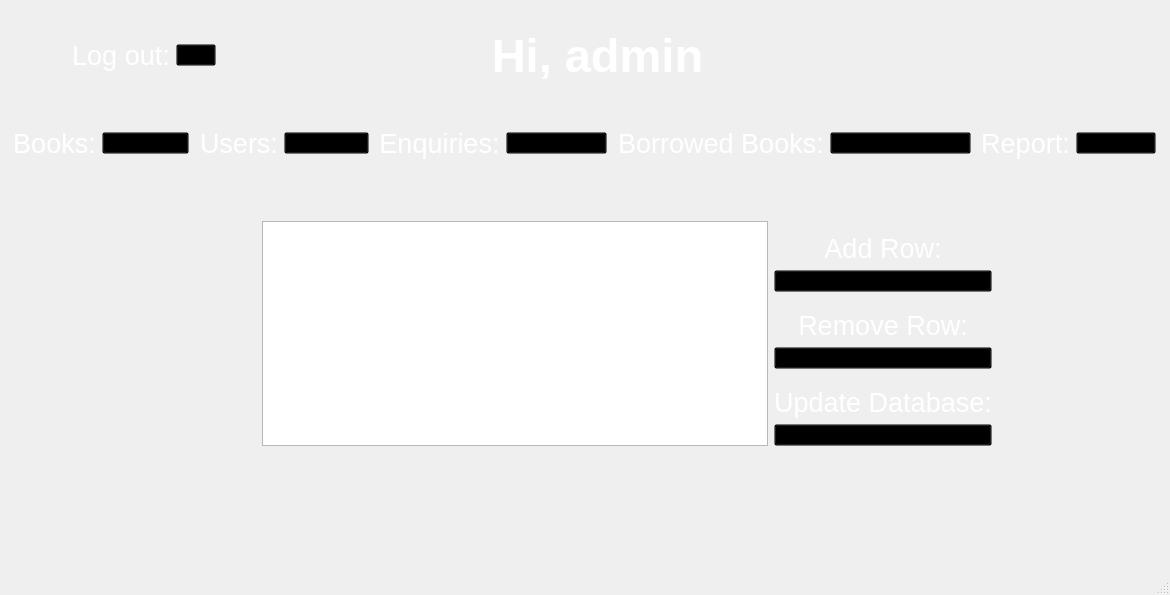
<?xml version="1.0" encoding="UTF-8"?>
<ui version="4.0">
 <class>adminpage</class>
 <widget class="QMainWindow" name="adminpage">
  <property name="geometry">
   <rect>
    <x>0</x>
    <y>0</y>
    <width>1170</width>
    <height>595</height>
   </rect>
  </property>
  <property name="windowTitle">
   <string>MainWindow</string>
  </property>
  <widget class="QWidget" name="centralwidget">
   <layout class="QHBoxLayout" name="horizontalLayout_4">
    <item>
     <layout class="QVBoxLayout" name="verticalLayout_4" stretch="1,1,1,1,4,1,1">
      <item>
       <layout class="QVBoxLayout" name="verticalLayout_2">
        <item>
         <spacer name="verticalSpacer_7">
          <property name="orientation">
           <enum>Qt::Vertical</enum>
          </property>
          <property name="sizeType">
           <enum>QSizePolicy::Fixed</enum>
          </property>
          <property name="sizeHint" stdset="0">
           <size>
            <width>20</width>
            <height>20</height>
           </size>
          </property>
         </spacer>
        </item>
        <item>
         <layout class="QHBoxLayout" name="horizontalLayout_2" stretch="1,0,0,4,4,7">
          <item>
           <spacer name="horizontalSpacer_12">
            <property name="orientation">
             <enum>Qt::Horizontal</enum>
            </property>
            <property name="sizeHint" stdset="0">
             <size>
              <width>13</width>
              <height>47</height>
             </size>
            </property>
           </spacer>
          </item>
          <item>
           <widget class="QLabel" name="add_5">
            <property name="font">
             <font>
              <family>Arial</family>
              <pointsize>20</pointsize>
             </font>
            </property>
            <property name="styleSheet">
             <string notr="true">color: rgb(255, 255, 255);</string>
            </property>
            <property name="text">
             <string>Log out:</string>
            </property>
            <property name="alignment">
             <set>Qt::AlignCenter</set>
            </property>
           </widget>
          </item>
          <item>
           <widget class="QPushButton" name="logoutBtn">
            <property name="styleSheet">
             <string notr="true">background:transparent;</string>
            </property>
            <property name="text">
             <string/>
            </property>
           </widget>
          </item>
          <item>
           <spacer name="horizontalSpacer_5">
            <property name="orientation">
             <enum>Qt::Horizontal</enum>
            </property>
            <property name="sizeHint" stdset="0">
             <size>
              <width>40</width>
              <height>20</height>
             </size>
            </property>
           </spacer>
          </item>
          <item>
           <widget class="QLabel" name="userpage_title">
            <property name="font">
             <font>
              <family>Arial</family>
              <pointsize>35</pointsize>
              <bold>true</bold>
             </font>
            </property>
            <property name="styleSheet">
             <string notr="true">color: rgb(255, 255, 255);</string>
            </property>
            <property name="text">
             <string>Hi, admin</string>
            </property>
            <property name="alignment">
             <set>Qt::AlignCenter</set>
            </property>
           </widget>
          </item>
          <item>
           <spacer name="horizontalSpacer_13">
            <property name="orientation">
             <enum>Qt::Horizontal</enum>
            </property>
            <property name="sizeHint" stdset="0">
             <size>
              <width>40</width>
              <height>20</height>
             </size>
            </property>
           </spacer>
          </item>
         </layout>
        </item>
       </layout>
      </item>
      <item>
       <spacer name="verticalSpacer_2">
        <property name="orientation">
         <enum>Qt::Vertical</enum>
        </property>
        <property name="sizeType">
         <enum>QSizePolicy::Fixed</enum>
        </property>
        <property name="sizeHint" stdset="0">
         <size>
          <width>20</width>
          <height>40</height>
         </size>
        </property>
       </spacer>
      </item>
      <item>
       <layout class="QHBoxLayout" name="horizontalLayout">
        <item>
         <spacer name="horizontalSpacer">
          <property name="orientation">
           <enum>Qt::Horizontal</enum>
          </property>
          <property name="sizeHint" stdset="0">
           <size>
            <width>40</width>
            <height>20</height>
           </size>
          </property>
         </spacer>
        </item>
        <item>
         <widget class="QLabel" name="add_7">
          <property name="font">
           <font>
            <family>Arial</family>
            <pointsize>20</pointsize>
           </font>
          </property>
          <property name="styleSheet">
           <string notr="true">color: rgb(255, 255, 255);</string>
          </property>
          <property name="text">
           <string>Books:</string>
          </property>
          <property name="alignment">
           <set>Qt::AlignCenter</set>
          </property>
         </widget>
        </item>
        <item>
         <widget class="QPushButton" name="booksBtn">
          <property name="styleSheet">
           <string notr="true">background:transparent;</string>
          </property>
          <property name="text">
           <string>book database</string>
          </property>
         </widget>
        </item>
        <item>
         <spacer name="horizontalSpacer_2">
          <property name="orientation">
           <enum>Qt::Horizontal</enum>
          </property>
          <property name="sizeHint" stdset="0">
           <size>
            <width>40</width>
            <height>20</height>
           </size>
          </property>
         </spacer>
        </item>
        <item>
         <widget class="QLabel" name="add_6">
          <property name="font">
           <font>
            <family>Arial</family>
            <pointsize>20</pointsize>
           </font>
          </property>
          <property name="styleSheet">
           <string notr="true">color: rgb(255, 255, 255);</string>
          </property>
          <property name="text">
           <string>Users:</string>
          </property>
          <property name="alignment">
           <set>Qt::AlignCenter</set>
          </property>
         </widget>
        </item>
        <item>
         <widget class="QPushButton" name="userBtn">
          <property name="styleSheet">
           <string notr="true">background:transparent;</string>
          </property>
          <property name="text">
           <string>user database</string>
          </property>
         </widget>
        </item>
        <item>
         <spacer name="horizontalSpacer_3">
          <property name="orientation">
           <enum>Qt::Horizontal</enum>
          </property>
          <property name="sizeHint" stdset="0">
           <size>
            <width>40</width>
            <height>20</height>
           </size>
          </property>
         </spacer>
        </item>
        <item>
         <widget class="QLabel" name="add_4">
          <property name="font">
           <font>
            <family>Arial</family>
            <pointsize>20</pointsize>
           </font>
          </property>
          <property name="styleSheet">
           <string notr="true">color: rgb(255, 255, 255);</string>
          </property>
          <property name="text">
           <string>Enquiries:</string>
          </property>
          <property name="alignment">
           <set>Qt::AlignCenter</set>
          </property>
         </widget>
        </item>
        <item>
         <widget class="QPushButton" name="enquiryBtn">
          <property name="styleSheet">
           <string notr="true">background:transparent;</string>
          </property>
          <property name="text">
           <string>enquiry database</string>
          </property>
         </widget>
        </item>
        <item>
         <spacer name="horizontalSpacer_4">
          <property name="orientation">
           <enum>Qt::Horizontal</enum>
          </property>
          <property name="sizeHint" stdset="0">
           <size>
            <width>40</width>
            <height>20</height>
           </size>
          </property>
         </spacer>
        </item>
        <item>
         <widget class="QLabel" name="add_3">
          <property name="font">
           <font>
            <family>Arial</family>
            <pointsize>20</pointsize>
           </font>
          </property>
          <property name="styleSheet">
           <string notr="true">color: rgb(255, 255, 255);</string>
          </property>
          <property name="text">
           <string>Borrowed Books:</string>
          </property>
          <property name="alignment">
           <set>Qt::AlignCenter</set>
          </property>
         </widget>
        </item>
        <item>
         <widget class="QPushButton" name="borrowedBtn">
          <property name="styleSheet">
           <string notr="true">background:transparent;</string>
          </property>
          <property name="text">
           <string>borrowed book database</string>
          </property>
         </widget>
        </item>
        <item>
         <spacer name="horizontalSpacer_6">
          <property name="orientation">
           <enum>Qt::Horizontal</enum>
          </property>
          <property name="sizeHint" stdset="0">
           <size>
            <width>40</width>
            <height>20</height>
           </size>
          </property>
         </spacer>
        </item>
        <item>
         <widget class="QLabel" name="add_2">
          <property name="font">
           <font>
            <family>Arial</family>
            <pointsize>20</pointsize>
           </font>
          </property>
          <property name="styleSheet">
           <string notr="true">color: rgb(255, 255, 255);</string>
          </property>
          <property name="text">
           <string>Report:</string>
          </property>
          <property name="alignment">
           <set>Qt::AlignCenter</set>
          </property>
         </widget>
        </item>
        <item>
         <widget class="QPushButton" name="reportBtn">
          <property name="styleSheet">
           <string notr="true">background:transparent;</string>
          </property>
          <property name="text">
           <string>report</string>
          </property>
         </widget>
        </item>
        <item>
         <spacer name="horizontalSpacer_7">
          <property name="orientation">
           <enum>Qt::Horizontal</enum>
          </property>
          <property name="sizeHint" stdset="0">
           <size>
            <width>40</width>
            <height>20</height>
           </size>
          </property>
         </spacer>
        </item>
       </layout>
      </item>
      <item>
       <spacer name="verticalSpacer">
        <property name="orientation">
         <enum>Qt::Vertical</enum>
        </property>
        <property name="sizeType">
         <enum>QSizePolicy::Expanding</enum>
        </property>
        <property name="sizeHint" stdset="0">
         <size>
          <width>17</width>
          <height>13</height>
         </size>
        </property>
       </spacer>
      </item>
      <item>
       <layout class="QHBoxLayout" name="horizontalLayout_3" stretch="3,6,1,2">
        <item>
         <spacer name="horizontalSpacer_9">
          <property name="orientation">
           <enum>Qt::Horizontal</enum>
          </property>
          <property name="sizeHint" stdset="0">
           <size>
            <width>40</width>
            <height>20</height>
           </size>
          </property>
         </spacer>
        </item>
        <item>
         <widget class="QTableWidget" name="database"/>
        </item>
        <item>
         <layout class="QVBoxLayout" name="verticalLayout_3">
          <item>
           <spacer name="verticalSpacer_9">
            <property name="orientation">
             <enum>Qt::Vertical</enum>
            </property>
            <property name="sizeHint" stdset="0">
             <size>
              <width>167</width>
              <height>13</height>
             </size>
            </property>
           </spacer>
          </item>
          <item>
           <widget class="QLabel" name="add">
            <property name="font">
             <font>
              <family>Arial</family>
              <pointsize>20</pointsize>
             </font>
            </property>
            <property name="styleSheet">
             <string notr="true">color: rgb(255, 255, 255);</string>
            </property>
            <property name="text">
             <string>Add Row:</string>
            </property>
            <property name="alignment">
             <set>Qt::AlignCenter</set>
            </property>
           </widget>
          </item>
          <item>
           <widget class="QPushButton" name="addBtn">
            <property name="styleSheet">
             <string notr="true">background:transparent;</string>
            </property>
            <property name="text">
             <string/>
            </property>
           </widget>
          </item>
          <item>
           <spacer name="verticalSpacer_10">
            <property name="orientation">
             <enum>Qt::Vertical</enum>
            </property>
            <property name="sizeHint" stdset="0">
             <size>
              <width>167</width>
              <height>13</height>
             </size>
            </property>
           </spacer>
          </item>
          <item>
           <widget class="QLabel" name="remove">
            <property name="font">
             <font>
              <family>Arial</family>
              <pointsize>20</pointsize>
             </font>
            </property>
            <property name="styleSheet">
             <string notr="true">color: rgb(255, 255, 255);</string>
            </property>
            <property name="text">
             <string>Remove Row:</string>
            </property>
            <property name="alignment">
             <set>Qt::AlignCenter</set>
            </property>
           </widget>
          </item>
          <item>
           <widget class="QPushButton" name="removeBtn">
            <property name="styleSheet">
             <string notr="true">background:transparent;</string>
            </property>
            <property name="text">
             <string/>
            </property>
           </widget>
          </item>
          <item>
           <spacer name="verticalSpacer_11">
            <property name="orientation">
             <enum>Qt::Vertical</enum>
            </property>
            <property name="sizeHint" stdset="0">
             <size>
              <width>167</width>
              <height>13</height>
             </size>
            </property>
           </spacer>
          </item>
          <item>
           <widget class="QLabel" name="remove_2">
            <property name="font">
             <font>
              <family>Arial</family>
              <pointsize>20</pointsize>
             </font>
            </property>
            <property name="styleSheet">
             <string notr="true">color: rgb(255, 255, 255);</string>
            </property>
            <property name="text">
             <string>Update Database:</string>
            </property>
            <property name="alignment">
             <set>Qt::AlignCenter</set>
            </property>
           </widget>
          </item>
          <item>
           <widget class="QPushButton" name="updateBtn">
            <property name="styleSheet">
             <string notr="true">background:transparent;</string>
            </property>
            <property name="text">
             <string/>
            </property>
           </widget>
          </item>
         </layout>
        </item>
        <item>
         <spacer name="horizontalSpacer_8">
          <property name="orientation">
           <enum>Qt::Horizontal</enum>
          </property>
          <property name="sizeHint" stdset="0">
           <size>
            <width>40</width>
            <height>20</height>
           </size>
          </property>
         </spacer>
        </item>
       </layout>
      </item>
      <item>
       <spacer name="verticalSpacer_3">
        <property name="orientation">
         <enum>Qt::Vertical</enum>
        </property>
        <property name="sizeHint" stdset="0">
         <size>
          <width>17</width>
          <height>13</height>
         </size>
        </property>
       </spacer>
      </item>
      <item>
       <layout class="QVBoxLayout" name="verticalLayout">
        <item>
         <layout class="QHBoxLayout" name="horizontalLayout_5" stretch="4,2,4">
          <item>
           <spacer name="horizontalSpacer_10">
            <property name="orientation">
             <enum>Qt::Horizontal</enum>
            </property>
            <property name="sizeHint" stdset="0">
             <size>
              <width>40</width>
              <height>20</height>
             </size>
            </property>
           </spacer>
          </item>
          <item>
           <widget class="QLabel" name="label_5">
            <property name="maximumSize">
             <size>
              <width>172</width>
              <height>70</height>
             </size>
            </property>
            <property name="text">
             <string/>
            </property>
            <property name="pixmap">
             <pixmap resource="images.qrc">:/images/logo-auckland-council-white.png</pixmap>
            </property>
            <property name="scaledContents">
             <bool>true</bool>
            </property>
           </widget>
          </item>
          <item>
           <spacer name="horizontalSpacer_11">
            <property name="orientation">
             <enum>Qt::Horizontal</enum>
            </property>
            <property name="sizeHint" stdset="0">
             <size>
              <width>40</width>
              <height>20</height>
             </size>
            </property>
           </spacer>
          </item>
         </layout>
        </item>
        <item>
         <spacer name="verticalSpacer_8">
          <property name="orientation">
           <enum>Qt::Vertical</enum>
          </property>
          <property name="sizeType">
           <enum>QSizePolicy::Fixed</enum>
          </property>
          <property name="sizeHint" stdset="0">
           <size>
            <width>20</width>
            <height>20</height>
           </size>
          </property>
         </spacer>
        </item>
       </layout>
      </item>
     </layout>
    </item>
   </layout>
  </widget>
  <widget class="QMenuBar" name="menubar">
   <property name="geometry">
    <rect>
     <x>0</x>
     <y>0</y>
     <width>1170</width>
     <height>22</height>
    </rect>
   </property>
  </widget>
  <widget class="QStatusBar" name="statusbar"/>
 </widget>
 <resources>
  <include location="images.qrc"/>
 </resources>
 <connections/>
</ui>
